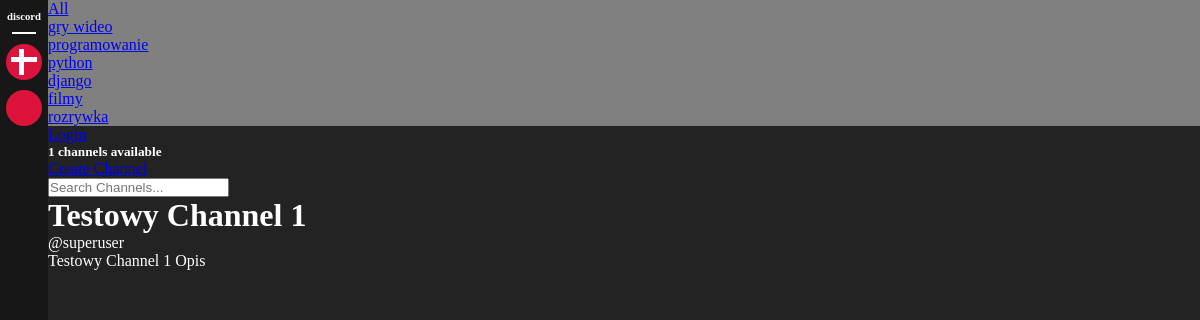
/?q=rozrywka, run on the app's committed database.
### dscrd/models.py (models this page shows, shortened)
class Channel(models.Model):
    host = models.ForeignKey(User, on_delete=models.SET_NULL, null=True)
    topic = models.ForeignKey(Topic, on_delete=models.SET_NULL, null=True)
    name = models.CharField(max_length=200)
    description = models.TextField(null=True, blank=True)
    members = models.ManyToManyField(User, related_name='members', blank=True)
    updated = models.DateTimeField(auto_now=True)
    created = models.DateTimeField(auto_now_add=True)
    class Meta:
        ordering = ['-updated', '-created']

class Topic(models.Model):
    name = models.CharField(max_length=200)

### dscrd/views.py (the view)
# urls.py: path('', views.home, name="home"),
def home(request):
    q = request.GET.get('q') if request.GET.get('q') != None else ''
    channels = Channel.objects.filter(
        Q(topic__name__icontains = q) |
        Q(name__icontains = q) |
        Q(description__icontains = q))
    topics = Topic.objects.all()
    channel_count = channels.count()
    context = {'channels': channels, 'topics': topics, 'channel_count': channel_count}
    return render(request, 'base/home.html', context)

### dscrd/templates/base/home.html (shortened to what this page needs)
{% extends 'main.html' %}
{% block content %}
<div class="main-home">
    <div class="main-home-content">
        <div class="main-home-content-topics">
            <div>
                <a href="{% url 'home' %}">All</a>
            </div>
            {% for topic in topics %}
            <div class="">
                <a href="{% url 'home' %}?q={{topic.name}}">{{topic.name}}</a>
            </div>
            {% endfor %}
        </div>
        {% if request.user.is_authenticated %}
        <p>Hello {{request.user}}</p>
        <a href="{% url 'logout' %}">Logout</a>
        {% else %}
        <a href="{% url 'login' %}">Login</a>
        {% endif %}
        <div>
            <h5>{{channel_count}} channels available</h5>
            <a href="{% url 'create_channel' %}">Create Channel</a>
            <form method="GET" action="{% url 'home' %}">
                <input type="text" name="q" placeholder="Search Channels...">
            </form>
            {% for channel in channels %}
            <div>
                <h1>{{channel.name}}</h1>
                <p>@{{channel.host}}</p>
                <p>{{channel.description}}</p>
            </div>
            {% endfor %}
        </div>
    </div>
</div>
{% endblock %}

### templates/sub_navbar.html (shortened to what this page needs)
<div class="channel-bar">
    <a class="discord-logo" href="/">
        <h6>discord</h6>
    </a>
    <hr>
    <div class="channel-bar-container">
        <div class="channel-item create-channel-item">
            <a class="channel-item-link" href="{% url 'create_channel' %}"></a>
        </div>
        {% for channel in channels %}
        <div class="channel-item">
            <a class="channel-item-link" href="{% url 'channel' channel.id %}"></a>
        </div>
        {% endfor %}
    </div>
</div>

### templates/sub_navbar.html (style rules this page uses)
*, html, body { margin: 0; padding: 0; }
.channel-bar { width: 4vw; height: 100vh; background: #171717; display: flex; flex-direction: column; align-items: center; }
.channel-bar-container { display: flex; flex-direction: column; align-items: center; width: 3vw; height: 100vh; }
.discord-logo { color: white; text-decoration: none; display: flex; align-items: center; justify-content: center; padding: 10px; }
.channel-item { background-color: crimson; width: 100%; height: auto; border-radius: 50%; padding-top: 100%; position: relative; margin-top: 10px; cursor: pointer; }
.create-channel-item::after { content: " "; position: absolute; display: block; background-color: #fff; height: 5px; margin-top: -5px; top: 50%; left: 5px; right: 5px; z-index: 9; }
.create-channel-item::before { content: " "; position: absolute; display: block; background-color: #fff; width: 5px; margin-left: -5px; left: 50%; top: 5px; bottom: 5px; z-index: 9; }
.channel-item-link { z-index: 10; width: 100%; height: 100%; position: absolute; border-radius: 50%; transform: translateY(-100%); }
hr { width: 50%; height: 2px; background: white; margin-left: auto; margin-right: auto; border: none; }

### dscrd/templates/base/home.html (style rules this page uses)
.main-home { width: 96vw; height: 100vh; display: flex; }
.main-home-content { width: 100%; height: auto; color: white; }
.main-home-content-topics { width: 100%; background: gray; }

### data on the page
Channel: name "Testowy Channel 1", host "superuser", description "Testowy Channel 1 Opis"
Topic: name "gry wideo"
Topic: name "programowanie"
Topic: name "python"
Topic: name "django"
Topic: name "filmy"
Topic: name "rozrywka"

### other printed values
{{ channel_count }} "1"
